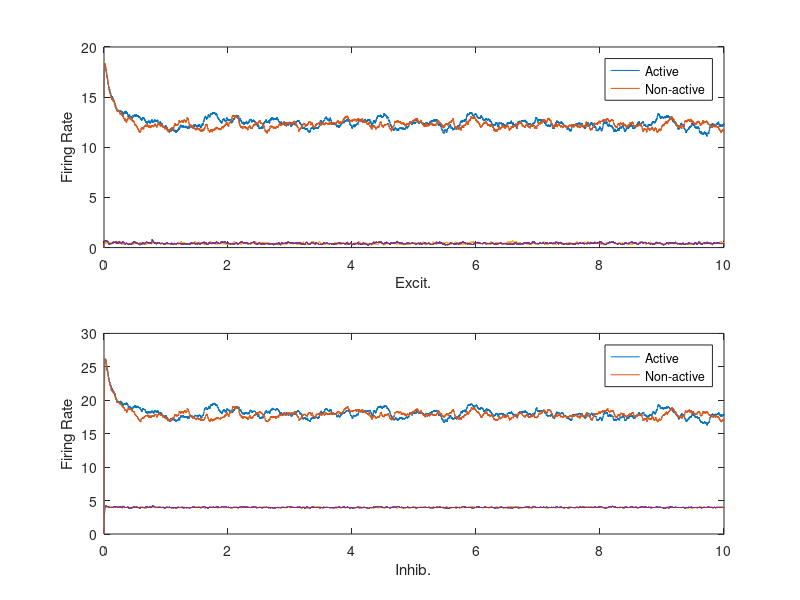

Reproduce this figure in MATLAB.
% Network with N total inhibition-stabilized excitatory-inhibitory units. 
% M of those pairs we attempt to make "active", and N-M pairs we try to 
% suppress.

%In particular, this simulation displays bistability within a single 
%unit given a quadratic firing rate equation for the inhibitory units

%Originally Written by Paul Miller
%Modified and Commented by Connor Zawacki

%No WEIX cross connection
%No WIEX cross connection
%nonlinear inhibitory unit Firing rate
%linear excitatory unit Firing rate

clear
N = 4;              %Total excitatory-inhibitory firing rate unit pairs
M = 2;              %Total number of active excitatory-inhibitory firing rate unit pairs           

dt = 0.0001;        %Time step for simulation
tmax = 10;          %Duration of simulation
t = 0:dt:tmax;      %Simulation time vector
Nt = length(t);

taue = 0.010;       %Time constant for excitatory cells
taui = 0.010;       %Time constant for Inhibitory cells

Wee0 = 1.5;         %Excit.-Excit. connection strength
Wie0 = -0.4;        %Inhib.-Excit. connection strength
Wei0 = 2.5;         %Excit-Excit connection strength
Weix = 0;           %Excit.-Inhibitory Cross connection strength
Wii0 = -1;          %Inhib-Inhib connection strength

I0e = 1;            %Excit. applied current
I0i = 17;           %Inhib. applied current

alpha_e = 1;        %Gain of excit. cells
alpha_i = 0.02;     %Gain of inhib. cells

%Connection Matricies
Wee = Wee0*eye(N);
Wie = Wie0*eye(N);
Wei = (Wei0-Weix)*eye(N) + Weix*ones(N);
Wii = Wii0*eye(N);

%Current Matricies
Ie = I0e*ones(N,1);
Ii = I0i*ones(N,1);

Wie_tilde = (-Wie0)/(1-Wii0);
I0i_tilde = I0i*Wie_tilde;
off_stable = Wee0 - 1 - Wie_tilde*(Wei0-Weix);
disp("off_stable = " + off_stable)

%Rate Matricies
re = zeros(N,Nt);
ri = zeros(N,Nt);
re(1:M,1) = 15;
ri(1:M,1) = 0;

sigman = 0.01/sqrt(dt);

%simulation
for i = 2:Nt
    Ie_tot = (Wee*re(:,i-1)+ Wie*ri(:,i-1) + Ie + sigman*randn(N,1));
    Ie_tot = max(Ie_tot,0);
    re(:,i) = re(:,i-1) + dt*(-eye(N)*re(:,i-1) + alpha_e*Ie_tot )/taue;
    Ii_tot = (Wei*re(:,i-1) + Wii*ri(:,i-1) + Ii + sigman*randn(N,1));
    Ii_tot = max(Ii_tot,0);
    ri(:,i) = ri(:,i-1) + dt*(-eye(N)*ri(:,i-1)+alpha_i*Ii_tot.^2 )/taui;
    
    re(:,i) = max(re(:,i),0);
    ri(:,i) = max(ri(:,i),0);
end

figure(1)
clf
subplot(2,1,1)
plot(t,re), legend("Active","Non-active"), xlabel("Excit."), ylabel("Firing Rate")
subplot(2,1,2)
plot(t,ri), legend("Active","Non-active"), xlabel("Inhib."), ylabel("Firing Rate")

